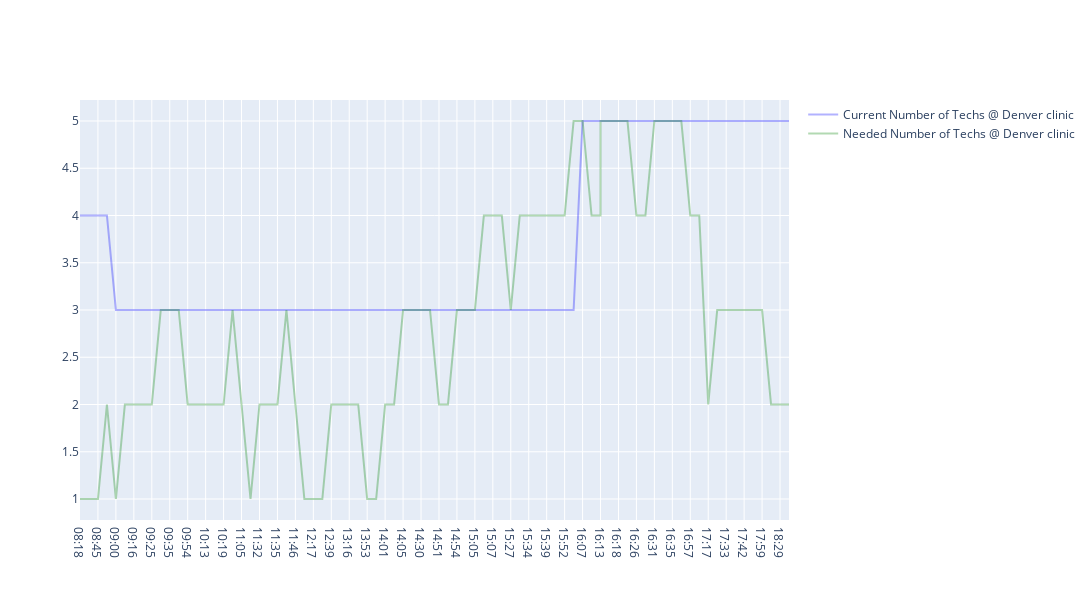

The code cell stored with this chart in its notebook:
### Code cell
fig = go.Figure()
df = new_patients_df[['checkin_time', 'current_num_techs', 'needed_num_techs', 'visit_date', 'visit_location']].copy()
display(df)
df['checkin_time'] = df.checkin_time.astype('str').apply(lambda x: x[:-3])

# Create subset data for desired date and the two locations to compare
df = df[(df.visit_date == '2022-05-01') & (df.visit_location == 'denver')]

# Construct lineplot for tech-count by location & time
line1 = go.Scatter(
    x=df['checkin_time'], y=df['current_num_techs'], 
    name=f'Current Number of Techs @ Denver clinic', marker_color='blue', mode='lines'
)
line2 = go.Scatter(
    x=df['checkin_time'], y=df['needed_num_techs'], 
    name=f'Needed Number of Techs @ Denver clinic', marker_color='green', mode='lines'
)

# Add subplots to figure object
fig.add_trace(line1)
fig.add_trace(line2)
# Output figure with custom modifications
fig.update_traces(opacity=0.3)
fig.update_layout(height=600, width=1200, showlegend=True, legend_tracegroupgap=250)
fig.show()

### Figure 1 — Plotly figure (JSON) as saved in the notebook; plotly's stock layout.template omitted (floating-point values rounded to 4 significant figures)
{"data": [{"marker": {"color": "blue"}, "mode": "lines", "name": "Current Number of Techs @ Denver clinic", "opacity": 0.3, "type": "scatter", "x": ["08:18", "08:26", "08:45", "08:50", "09:00", "09:08", "09:16", "09:23", "09:25", "09:32", "09:35", "09:36", "09:54", "09:56", "10:13", "10:14", "10:19", "10:25", "11:05", "11:22", "11:32", "11:33", "11:35", "11:37", "11:46", "12:11", "12:17", "12:29", "12:39", "13:05", "13:16", "13:34", "13:53", "14:00", "14:01", "14:03", "14:03", "14:05", "14:13", "14:30", "14:36", "14:51", "14:53", "14:54", "14:59", "14:59", "15:05", "15:06", "15:07", "15:20", "15:27", "15:28", "15:28", "15:34", "15:35", "15:39", "15:40", "15:52", "15:53", "16:07", "16:10", "16:13", "16:13", "16:16", "16:18", "16:22", "16:26", "16:28", "16:31", "16:32", "16:35", "16:42", "16:57", "17:01", "17:17", "17:18", "17:33", "17:39", "17:42", "17:43", "17:59", "18:21", "18:29", "18:37"], "y": [4, 4, 4, 4, 3, 3, 3, 3, 3, 3, 3, 3, 3, 3, 3, 3, 3, 3, 3, 3, 3, 3, 3, 3, 3, 3, 3, 3, 3, 3, 3, 3, 3, 3, 3, 3, 3, 3, 3, 3, 3, 3, 3, 3, 3, 3, 3, 3, 3, 3, 3, 3, 3, 3, 3, 3, 3, 3, 3, 5, 5, 5, 5, 5, 5, 5, 5, 5, 5, 5, 5, 5, 5, 5, 5, 5, 5, 5, 5, 5, 5, 5, 5, 5]}, {"marker": {"color": "green"}, "mode": "lines", "name": "Needed Number of Techs @ Denver clinic", "opacity": 0.3, "type": "scatter", "x": ["08:18", "08:26", "08:45", "08:50", "09:00", "09:08", "09:16", "09:23", "09:25", "09:32", "09:35", "09:36", "09:54", "09:56", "10:13", "10:14", "10:19", "10:25", "11:05", "11:22", "11:32", "11:33", "11:35", "11:37", "11:46", "12:11", "12:17", "12:29", "12:39", "13:05", "13:16", "13:34", "13:53", "14:00", "14:01", "14:03", "14:03", "14:05", "14:13", "14:30", "14:36", "14:51", "14:53", "14:54", "14:59", "14:59", "15:05", "15:06", "15:07", "15:20", "15:27", "15:28", "15:28", "15:34", "15:35", "15:39", "15:40", "15:52", "15:53", "16:07", "16:10", "16:13", "16:13", "16:16", "16:18", "16:22", "16:26", "16:28", "16:31", "16:32", "16:35", "16:42", "16:57", "17:01", "17:17", "17:18", "17:33", "17:39", "17:42", "17:43", "17:59", "18:21", "18:29", "18:37"], "y": [1, 1, 1, 2, 1, 2, 2, 2, 2, 3, 3, 3, 2, 2, 2, 2, 2, 3, 2, 1, 2, 2, 2, 3, 2, 1, 1, 1, 2, 2, 2, 2, 1, 1, 2, 2, 2, 3, 3, 3, 3, 2, 2, 3, 3, 3, 3, 4, 4, 4, 3, 4, 4, 4, 4, 4, 4, 4, 5, 5, 4, 4, 5, 5, 5, 5, 4, 4, 5, 5, 5, 5, 4, 4, 2, 3, 3, 3, 3, 3, 3, 2, 2, 2]}], "layout": {"height": 600, "legend": {"tracegroupgap": 250}, "showlegend": true, "width": 1200, "xaxis": {"autorange": true, "range": [0, 79], "type": "category"}, "yaxis": {"autorange": true, "range": [0.7778, 5.222], "type": "linear"}}}
